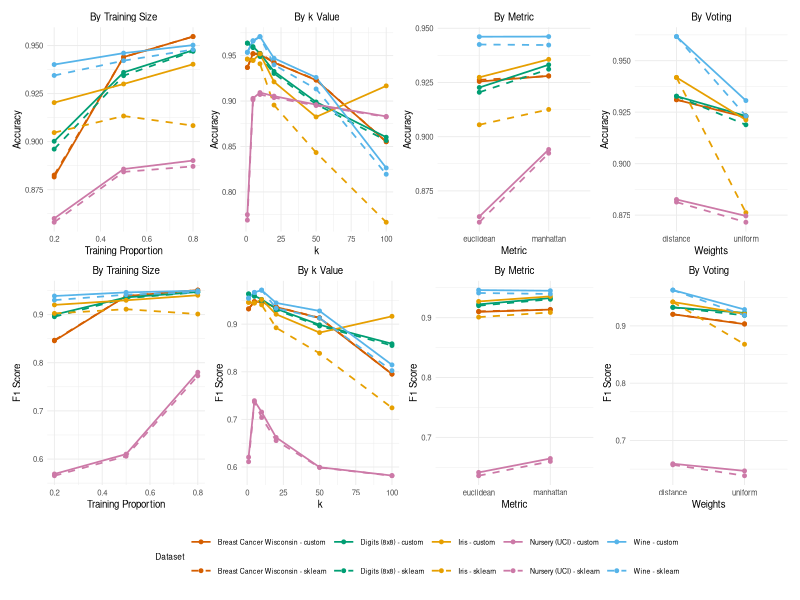
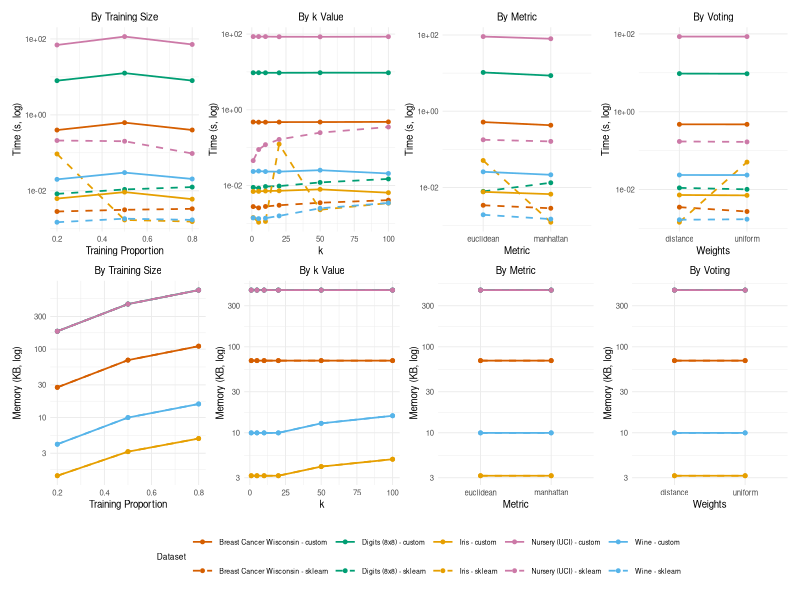
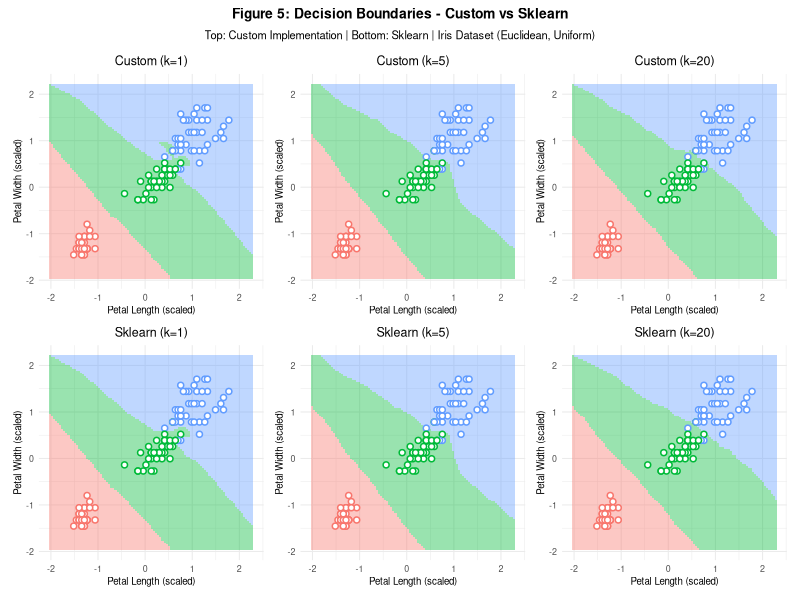

These charts were generated, in order, by the following R code:
## ---- chunk 1
knitr::opts_chunk$set(
	echo = FALSE,
	message = FALSE,
	warning = FALSE
)
library(ggplot2)
library(dplyr)
library(tidyr)

library(scales)
library(patchwork)

theme_set(theme_minimal(base_size = 11))
set.seed(42)

custom_data <- read.csv("customKNN_results.csv")
sklearn_data <- read.csv("sklearnKNN_results.csv")
boundary_data <- read.csv("boundary_data.csv")
training_points <- read.csv("training_points.csv")

all_data <- bind_rows(custom_data, sklearn_data)

#SUMMARY BY DATASET

#here we group all our experiment results by the dataset name
#then we calculate the average for all our metrics (accuracy, precision, recall, etc)
#we use first() for n_samples because its the same value for all rows in each dataset
#at the end we arrange by n_samples so smaller datasets show up first in the table

summary_by_dataset <- all_data %>%
  group_by(dataset_name) %>%
  summarise(
    n_samples = first(n_samples),
    mean_accuracy = mean(accuracy),
    mean_precision = mean(precision),
    mean_recall = mean(recall),
    mean_f1 = mean(f1_score),
    mean_fit_time = mean(fit_time),
    mean_predict_time = mean(predict_time),
    mean_memory_bytes = mean(memory_bytes)
  ) %>%
  arrange(n_samples)

# summary_by_dataset


#SUMMARY BY DATASET AND IMPLEMENTATION

#same idea as above but now we group by two things: dataset AND implementation
#this way we get separate rows for custom and sklearn on each dataset
#makes it easy to compare how our model did vs sklearn on the same data

summary_by_dataset_impl <- all_data %>%
  group_by(dataset_name, implementation) %>%
  summarise(
    n_samples = first(n_samples),
    mean_accuracy = mean(accuracy),
    mean_precision = mean(precision),
    mean_recall = mean(recall),
    mean_f1 = mean(f1_score),
    mean_fit_time = mean(fit_time),
    mean_predict_time = mean(predict_time),
    mean_memory_bytes = mean(memory_bytes)
  ) %>%
  arrange(n_samples, implementation)

# summary_by_dataset_impl


#SUMMARY BY K VALUE

#group all results by k value (1, 5, 10, 20, 50, 100)
#this shows us how changing the number of neighbors affects the results
#we only look at accuracy, f1 and predict time here since those are the main ones we care about

summary_by_k <- all_data %>%
  group_by(k) %>%
  summarise(
    mean_accuracy = mean(accuracy),
    mean_f1 = mean(f1_score),
    mean_predict_time = mean(predict_time)
  )

# summary_by_k


#SUMMARY BY DISTANCE METRIC

#group by distance metric to compare euclidean vs manhattan
#this tells us if one distance calculation method gives better results than the other

summary_by_metric <- all_data %>%
  group_by(metric) %>%
  summarise(
    mean_accuracy = mean(accuracy),
    mean_f1 = mean(f1_score),
    mean_predict_time = mean(predict_time)
  )

# summary_by_metric


#SUMMARY BY VOTING SCHEME

#group by voting type (uniform vs distance)
#uniform means every neighbor counts equally
#distance means closer neighbors have more say in the final prediction

summary_by_weights <- all_data %>%
  group_by(weights) %>%
  summarise(
    mean_accuracy = mean(accuracy),
    mean_f1 = mean(f1_score),
    mean_predict_time = mean(predict_time)
  )

# summary_by_weights


#SUMMARY BY TRAINING SIZE

#group by how much data we used for training (20%, 50%, 80%)
#this shows if giving the model more training data makes it perform better
#we also track memory here because more training data means more memory used

summary_by_train_size <- all_data %>%
  group_by(train_size_ratio) %>%
  summarise(
    mean_accuracy = mean(accuracy),
    mean_f1 = mean(f1_score),
    mean_predict_time = mean(predict_time),
    mean_memory_bytes = mean(memory_bytes)
  )

# summary_by_train_size
## ---- chunk 2
#DATASET SUMMARY TABLE

#this creates a nice summary table showing info about each dataset we used
#we group by dataset name and pull out the number of samples, features, and classes
#first() grabs the first value since these are the same for all rows of each dataset
#rename() changes dataset_name to just "Dataset" so the table looks cleaner
#arrange() sorts by number of samples so small datasets appear first

dataset_summary <- all_data %>%
  group_by(dataset_name) %>%
  summarise(
    Samples = first(n_samples),
    Features = first(n_features),
    Output = first(n_classes)
  ) %>%
  rename(Dataset = dataset_name) %>%
  arrange(Samples)

#manually add a category column to label datasets as Small, Medium, or Large
#we have 5 datasets: Iris and Wine are small, Digits and Breast Cancer are medium, Nursery is large
#the order matches how we arranged them above (by sample size)

dataset_summary$Category <- c("Small", "Small", "Medium", "Medium", "Large")

#kable() from the knitr package makes a nice formatted table for the report
#caption adds a title underneath the table

knitr::kable(dataset_summary, 
             caption = "Summary of datasets used in experiments")
## ---- chunk 3
# SUMMARY BY IMPLEMENTATION

#this table compares our custom model vs sklearn overall
#we group by implementation (custom or sklearn) and calculate the average for each metric
#round() makes the numbers easier to read in the table
#we round accuracy, precision, recall, F1 to 3 decimal places
#fit time gets 6 decimal places because its usually very small numbers
#predict time gets 2 decimal places
#memory we convert from bytes to KB by dividing by 1024, then round to 1 decimal

summary_by_implementation <- all_data %>%
  group_by(implementation) %>%
  summarise(
    Accuracy = round(mean(accuracy), 3),
    Precision = round(mean(precision), 3),
    Recall = round(mean(recall), 3),
    F1 = round(mean(f1_score), 3),
    `Fit Time (s)` = round(mean(fit_time), 6),
    `Predict Time (s)` = round(mean(predict_time), 2),
    `Memory (KB)` = round(mean(memory_bytes) / 1024, 1)
  ) %>%
  rename(Implementation = implementation)

#backticks around column names like `Fit Time (s)` let us use spaces and special characters
#rename() changes implementation to Implementation so it looks nicer in the table

knitr::kable(summary_by_implementation)
## ---- chunk 4
# WILCOXON SIGNED-RANK TESTS

#we use wilcoxon test to check if the differences between custom and sklearn are statistically significant
#its a non-parametric test which means it doesnt assume our data is normally distributed
#paired = TRUE because each custom result has a matching sklearn result from the same experiment
#exact = FALSE because we have ties in our data and exact calculation would fail

#test for accuracy differences
wilcox_accuracy <- wilcox.test(custom_data$accuracy, sklearn_data$accuracy, paired = TRUE, exact = FALSE)

#test for f1 score differences
wilcox_f1 <- wilcox.test(custom_data$f1_score, sklearn_data$f1_score, paired = TRUE, exact = FALSE)

#test for fit time differences
wilcox_fit <- wilcox.test(custom_data$fit_time, sklearn_data$fit_time, paired = TRUE, exact = FALSE)

#test for predict time differences
wilcox_predict <- wilcox.test(custom_data$predict_time, sklearn_data$predict_time, paired = TRUE, exact = FALSE)

#test for memory usage differences
wilcox_memory <- wilcox.test(custom_data$memory_bytes, sklearn_data$memory_bytes, paired = TRUE, exact = FALSE)


# WILCOXON RESULTS TABLE

#now we put all the test results into one nice table
#tibble() from dplyr creates a data frame
#we pull out the W statistic and p-value from each test result using $statistic and $p.value
#round the W statistic to whole numbers since it doesnt need decimals
#ifelse() checks if p-value is less than 0.05 and marks it as significant or not

wilcox_results <- tibble(
  Metric = c("Accuracy", "F1 Score", "Fit Time", "Predict Time", "Memory"),
  `W Statistic` = round(c(
    wilcox_accuracy$statistic,
    wilcox_f1$statistic,
    wilcox_fit$statistic,
    wilcox_predict$statistic,
    wilcox_memory$statistic
  ), 0),
  `p-value` = c(
    wilcox_accuracy$p.value,
    wilcox_f1$p.value,
    wilcox_fit$p.value,
    wilcox_predict$p.value,
    wilcox_memory$p.value
  ),
  Significant = ifelse(`p-value` < 0.05, "Yes", "No")
)

knitr::kable(wilcox_results)
## ---- chunk 5
#MULTIPLE LINEAR REGRESSION MODELS

#here we fit 7 regression models to understand what factors affect each metric
#lm() is the linear model function from base R
#the formula works like: outcome ~ predictor1 + predictor2 + ...
#we use implementation, k, metric, weights, train_size_ratio as predictors
#also include dataset characteristics like n_samples, n_features, n_classes, and dataset_name
#this tells us which factors actually matter for each outcome


#MODEL 1: ACCURACY
#this model predicts accuracy based on all our experiment settings
#summary() gives us the full regression output with coefficients and p-values
accuracy_model <- lm(
  accuracy ~ implementation + k + metric + weights + train_size_ratio +
    n_samples + n_features + n_classes + dataset_name,
  data = all_data
)
accuracy_summary <- summary(accuracy_model)


#MODEL 2: PRECISION
precision_model <- lm(
  precision ~ implementation + k + metric + weights + train_size_ratio +
    n_samples + n_features + n_classes + dataset_name,
  data = all_data
)
precision_summary <- summary(precision_model)


#MODEL 3: RECALL
recall_model <- lm(
  recall ~ implementation + k + metric + weights + train_size_ratio +
    n_samples + n_features + n_classes + dataset_name,
  data = all_data
)
recall_summary <- summary(recall_model)


# MODEL 4: F1 SCORE
f1_model <- lm(
  f1_score ~ implementation + k + metric + weights + train_size_ratio +
    n_samples + n_features + n_classes + dataset_name,
  data = all_data
)
f1_summary <- summary(f1_model)


# MODEL 5: PREDICT TIME
#this one is important because we expect implementation to matter a lot here
#our custom model is much slower than sklearn
predict_time_model <- lm(
  predict_time ~ implementation + k + metric + weights + train_size_ratio +
    n_samples + n_features + n_classes + dataset_name,
  data = all_data
)
predict_summary <- summary(predict_time_model)


# MODEL 6: FIT TIME
fit_time_model <- lm(
  fit_time ~ implementation + k + metric + weights + train_size_ratio +
    n_samples + n_features + n_classes + dataset_name,
  data = all_data
)
fit_summary <- summary(fit_time_model)


# MODEL 7: MEMORY
memory_model <- lm(
  memory_bytes ~ implementation + k + metric + weights + train_size_ratio +
    n_samples + n_features + n_classes + dataset_name,
  data = all_data
)
memory_summary <- summary(memory_model)


# EXTRACT KEY VALUES FOR INLINE REPORTING
#pull out some important numbers we want to mention in the report text
#adj.r.squared tells us how much of the variance our model explains (0 to 1)
#coef() gets the coefficient for a specific predictor
acc_r2 <- round(accuracy_summary$adj.r.squared, 2)
pred_r2 <- round(predict_summary$adj.r.squared, 2)
impl_coef_predict <- round(coef(predict_time_model)["implementationsklearn"], 2)


# REGRESSION SUMMARY TABLE
#put all the key results into one table for the report
#R² shows how well each model fits (higher is better)
#we manually note which models had significant implementation effects
#also list the main predictors that mattered for each outcome
regression_summary <- tibble(
  Outcome = c("Accuracy", "Precision", "Recall", "F1 Score", 
              "Predict Time", "Fit Time", "Memory"),
  `R²` = c(
    round(accuracy_summary$adj.r.squared, 2),
    round(precision_summary$adj.r.squared, 2),
    round(recall_summary$adj.r.squared, 2),
    round(f1_summary$adj.r.squared, 2),
    round(predict_summary$adj.r.squared, 2),
    round(fit_summary$adj.r.squared, 2),
    round(memory_summary$adj.r.squared, 2)
  ),
  `Implementation Significant?` = c("No", "No", "No", "No", "Yes", "Yes", "No"),
  `Key Predictors` = c(
    "k, train size",
    "k, train size",
    "k, train size",
    "k, train size",
    "Implementation, n_samples",
    "Implementation, n_samples",
    "n_samples, train size"
  )
)

knitr::kable(regression_summary)
## ---- chunk 6
# SETUP FOR PLOTTING

#here we add some new columns to our data that we need for making plots
#mutate() from dplyr lets us create new columns
#paste() combines text together - we use it to make labels like "Iris - custom"
#total_time adds fit and predict time together since we often want to show total computation time
#memory_kb converts bytes to kilobytes by dividing by 1024 (easier to read)

all_data <- all_data %>%
  mutate(
    dataset_impl = paste(dataset_name, "-", implementation),
    total_time = fit_time + predict_time,
    memory_kb = memory_bytes / 1024
  )


# COLOR PALETTE FOR DATASETS

#we set up colors so each dataset has its own color in the plots
#both custom and sklearn for the same dataset get the same color
#this way you can tell datasets apart by color
#the hex codes like "#E69F00" are specific colors (this one is orange)

dataset_colors <- c(
  "Iris - custom" = "#E69F00", "Iris - sklearn" = "#E69F00",
  "Wine - custom" = "#56B4E9", "Wine - sklearn" = "#56B4E9",
  "Digits (8x8) - custom" = "#009E73", "Digits (8x8) - sklearn" = "#009E73",
  "Breast Cancer Wisconsin - custom" = "#D55E00", "Breast Cancer Wisconsin - sklearn" = "#D55E00",
  "Nursery (UCI) - custom" = "#CC79A7", "Nursery (UCI) - sklearn" = "#CC79A7"
)


# LINE TYPES FOR IMPLEMENTATION

#to tell custom vs sklearn apart we use different line styles
#solid lines for our custom implementation
#dashed lines for sklearn
#combined with colors above: same color = same dataset, line style = which model

dataset_linetypes <- c(
  "Iris - custom" = "solid", "Iris - sklearn" = "dashed",
  "Wine - custom" = "solid", "Wine - sklearn" = "dashed",
  "Digits (8x8) - custom" = "solid", "Digits (8x8) - sklearn" = "dashed",
  "Breast Cancer Wisconsin - custom" = "solid", "Breast Cancer Wisconsin - sklearn" = "dashed",
  "Nursery (UCI) - custom" = "solid", "Nursery (UCI) - sklearn" = "dashed"
)
## ---- chunk 7
# ACCURACY PLOTS

#we create 4 separate plots showing how accuracy changes with different settings
#each plot groups data and calculates mean accuracy, then plots it as lines with points
#ggplot() from ggplot2 is the main plotting function
#aes() sets up what goes on x axis, y axis, and how to color/style the lines


# PLOT 1: ACCURACY BY TRAINING SIZE
#shows how accuracy changes as we use more training data (20%, 50%, 80%)
#group_by() groups the data so we get one mean value per combination
#geom_line() draws the lines, geom_point() adds dots at each data point
#scale_color_manual() and scale_linetype_manual() apply our custom colors and line styles
#labs() sets the title and axis labels
#theme_minimal() gives a clean look, we set base_size = 7 to make text smaller
#legend.position = "none" hides the legend since we show it in the combined figure
p_acc_train <- all_data %>%
  group_by(dataset_name, implementation, dataset_impl, train_size_ratio) %>%
  summarise(mean_val = mean(accuracy)) %>%
  ggplot(aes(x = train_size_ratio, y = mean_val, color = dataset_impl, linetype = dataset_impl)) +
  geom_line(linewidth = 0.6) + geom_point(size = 1) +
  scale_color_manual(values = dataset_colors, name = "Dataset") +
  scale_linetype_manual(values = dataset_linetypes, name = "Dataset") +
  labs(title = "By Training Size", x = "Training Proportion", y = "Accuracy") +
  theme_minimal(base_size = 7) + theme(plot.title = element_text(hjust = 0.5, size = 7), legend.position = "none")


# PLOT 2: ACCURACY BY K VALUE
#shows how accuracy changes as we increase the number of neighbors
#same structure as above but x axis is now k value
p_acc_k <- all_data %>%
  group_by(dataset_name, implementation, dataset_impl, k) %>%
  summarise(mean_val = mean(accuracy)) %>%
  ggplot(aes(x = k, y = mean_val, color = dataset_impl, linetype = dataset_impl)) +
  geom_line(linewidth = 0.6) + geom_point(size = 1) +
  scale_color_manual(values = dataset_colors, name = "Dataset") +
  scale_linetype_manual(values = dataset_linetypes, name = "Dataset") +
  labs(title = "By k Value", x = "k", y = "Accuracy") +
  theme_minimal(base_size = 7) + theme(plot.title = element_text(hjust = 0.5, size = 7), legend.position = "none")


# PLOT 3: ACCURACY BY DISTANCE METRIC
#shows accuracy for euclidean vs manhattan distance
#we add group = dataset_impl because metric is categorical (not numeric)
#without group ggplot wouldnt know how to connect the points with lines
p_acc_metric <- all_data %>%
  group_by(dataset_name, implementation, dataset_impl, metric) %>%
  summarise(mean_val = mean(accuracy)) %>%
  ggplot(aes(x = metric, y = mean_val, color = dataset_impl, linetype = dataset_impl, group = dataset_impl)) +
  geom_line(linewidth = 0.6) + geom_point(size = 1) +
  scale_color_manual(values = dataset_colors, name = "Dataset") +
  scale_linetype_manual(values = dataset_linetypes, name = "Dataset") +
  labs(title = "By Metric", x = "Metric", y = "Accuracy") +
  theme_minimal(base_size = 7) + theme(plot.title = element_text(hjust = 0.5, size = 7), legend.position = "none")


# PLOT 4: ACCURACY BY VOTING SCHEME
#shows accuracy for uniform vs distance-weighted voting
#same structure as the metric plot
p_acc_weights <- all_data %>%
  group_by(dataset_name, implementation, dataset_impl, weights) %>%
  summarise(mean_val = mean(accuracy)) %>%
  ggplot(aes(x = weights, y = mean_val, color = dataset_impl, linetype = dataset_impl, group = dataset_impl)) +
  geom_line(linewidth = 0.6) + geom_point(size = 1) +
  scale_color_manual(values = dataset_colors, name = "Dataset") +
  scale_linetype_manual(values = dataset_linetypes, name = "Dataset") +
  labs(title = "By Voting", x = "Weights", y = "Accuracy") +
  theme_minimal(base_size = 7) + theme(plot.title = element_text(hjust = 0.5, size = 7), legend.position = "none")


# COMBINE ALL 4 PLOTS INTO FIGURE 1
#the | operator from patchwork package puts plots side by side
#plot_annotation() adds a main title and subtitle for the whole figure
#this creates one figure with 4 panels showing accuracy from different angles
fig_1 <- (p_acc_train | p_acc_k | p_acc_metric | p_acc_weights) +
  plot_annotation(title = "Figure 1: Accuracy Comparison",
                  subtitle = "Solid = Custom | Dashed = Sklearn",
                  theme = theme(plot.title = element_text(size = 9, face = "bold"),
                                plot.subtitle = element_text(size = 7)))
## ---- chunk 8
# F1 SCORE PLOTS

#same structure as the accuracy plots but now we look at F1 score
#F1 is the harmonic mean of precision and recall - useful when classes are imbalanced


# PLOT 1: F1 BY TRAINING SIZE

p_f1_train <- all_data %>%
  group_by(dataset_name, implementation, dataset_impl, train_size_ratio) %>%
  summarise(mean_val = mean(f1_score)) %>%
  ggplot(aes(x = train_size_ratio, y = mean_val, color = dataset_impl, linetype = dataset_impl)) +
  geom_line(linewidth = 0.6) + geom_point(size = 1) +
  scale_color_manual(values = dataset_colors, name = "Dataset") +
  scale_linetype_manual(values = dataset_linetypes, name = "Dataset") +
  labs(title = "By Training Size", x = "Training Proportion", y = "F1 Score") +
  theme_minimal(base_size = 7) + theme(plot.title = element_text(hjust = 0.5, size = 7), legend.position = "none")


# PLOT 2: F1 BY K VALUE

p_f1_k <- all_data %>%
  group_by(dataset_name, implementation, dataset_impl, k) %>%
  summarise(mean_val = mean(f1_score)) %>%
  ggplot(aes(x = k, y = mean_val, color = dataset_impl, linetype = dataset_impl)) +
  geom_line(linewidth = 0.6) + geom_point(size = 1) +
  scale_color_manual(values = dataset_colors, name = "Dataset") +
  scale_linetype_manual(values = dataset_linetypes, name = "Dataset") +
  labs(title = "By k Value", x = "k", y = "F1 Score") +
  theme_minimal(base_size = 7) + theme(plot.title = element_text(hjust = 0.5, size = 7), legend.position = "none")


# PLOT 3: F1 BY DISTANCE METRIC

p_f1_metric <- all_data %>%
  group_by(dataset_name, implementation, dataset_impl, metric) %>%
  summarise(mean_val = mean(f1_score)) %>%
  ggplot(aes(x = metric, y = mean_val, color = dataset_impl, linetype = dataset_impl, group = dataset_impl)) +
  geom_line(linewidth = 0.6) + geom_point(size = 1) +
  scale_color_manual(values = dataset_colors, name = "Dataset") +
  scale_linetype_manual(values = dataset_linetypes, name = "Dataset") +
  labs(title = "By Metric", x = "Metric", y = "F1 Score") +
  theme_minimal(base_size = 7) + theme(plot.title = element_text(hjust = 0.5, size = 7), legend.position = "none")


# PLOT 4: F1 BY VOTING SCHEME

#notice this one doesnt have legend.position = "none"
#thats because we want to keep the legend for the combined figure

p_f1_weights <- all_data %>%
  group_by(dataset_name, implementation, dataset_impl, weights) %>%
  summarise(mean_val = mean(f1_score)) %>%
  ggplot(aes(x = weights, y = mean_val, color = dataset_impl, linetype = dataset_impl, group = dataset_impl)) +
  geom_line(linewidth = 0.6) + geom_point(size = 1) +
  scale_color_manual(values = dataset_colors, name = "Dataset") +
  scale_linetype_manual(values = dataset_linetypes, name = "Dataset") +
  labs(title = "By Voting", x = "Weights", y = "F1 Score") +
  theme_minimal(base_size = 7) + theme(plot.title = element_text(hjust = 0.5, size = 7))


# COMBINE ALL 4 PLOTS INTO FIGURE 2

#plot_layout(guides = "collect") from patchwork collects all legends into one shared legend
#the & operator applies theme settings to ALL plots in the arrangement
#legend.position = "bottom" puts the shared legend at the bottom
#we make legend text small (size 5 and 6) so it fits nicely

fig_2 <- (p_f1_train | p_f1_k | p_f1_metric | p_f1_weights) +
  plot_layout(guides = "collect") +
  plot_annotation(title = "Figure 2: F1 Score Comparison",
                  subtitle = "Solid = Custom | Dashed = Sklearn",
                  theme = theme(plot.title = element_text(size = 9, face = "bold"),
                                plot.subtitle = element_text(size = 7))) &
  theme(legend.position = "bottom", legend.text = element_text(size = 5),
        legend.title = element_text(size = 6))


# COMBINE FIGURE 1 AND FIGURE 2 ON ONE PAGE

#the / operator from patchwork stacks plots vertically
#so fig_1 goes on top and fig_2 goes below
#this puts all 8 accuracy and F1 plots on one page

fig_1 / fig_2
## ---- chunk 9
# COMPUTATIONAL TIME PLOTS

#these plots show how long the models take to run
#we use total_time which is fit_time + predict_time combined
#important: we use scale_y_log10() because sklearn is SO much faster than our custom model
#without log scale the sklearn lines would be invisible (too close to zero)


# PLOT 1: TIME BY TRAINING SIZE

#shows how computation time changes as we use more training data
#more training data = more distance calculations = more time
#group_by() groups data so we get one mean value per combination
#mean(total_time) calculates average total time for each group

p_time_train <- all_data %>%
  group_by(dataset_name, implementation, dataset_impl, train_size_ratio) %>%
  summarise(mean_val = mean(total_time)) %>%
  ggplot(aes(x = train_size_ratio, y = mean_val, color = dataset_impl, linetype = dataset_impl)) +
  geom_line(linewidth = 0.6) + geom_point(size = 1) + scale_y_log10() +
  scale_color_manual(values = dataset_colors, name = "Dataset") +
  scale_linetype_manual(values = dataset_linetypes, name = "Dataset") +
  labs(title = "By Training Size", x = "Training Proportion", y = "Time (s, log)") +
  theme_minimal(base_size = 7) + theme(plot.title = element_text(hjust = 0.5, size = 7), legend.position = "none")


# PLOT 2: TIME BY K VALUE

#shows how computation time changes with different k values
#k value shouldnt affect time much since we calculate distances to ALL points anyway
#the expensive part is distance calculation not neighbor selection

p_time_k <- all_data %>%
  group_by(dataset_name, implementation, dataset_impl, k) %>%
  summarise(mean_val = mean(total_time)) %>%
  ggplot(aes(x = k, y = mean_val, color = dataset_impl, linetype = dataset_impl)) +
  geom_line(linewidth = 0.6) + geom_point(size = 1) + scale_y_log10() +
  scale_color_manual(values = dataset_colors, name = "Dataset") +
  scale_linetype_manual(values = dataset_linetypes, name = "Dataset") +
  labs(title = "By k Value", x = "k", y = "Time (s, log)") +
  theme_minimal(base_size = 7) + theme(plot.title = element_text(hjust = 0.5, size = 7), legend.position = "none")


# PLOT 3: TIME BY DISTANCE METRIC

#shows if euclidean or manhattan distance is faster
#both should be similar since they do the same number of operations
#group = dataset_impl is needed because metric is categorical not numeric

p_time_metric <- all_data %>%
  group_by(dataset_name, implementation, dataset_impl, metric) %>%
  summarise(mean_val = mean(total_time)) %>%
  ggplot(aes(x = metric, y = mean_val, color = dataset_impl, linetype = dataset_impl, group = dataset_impl)) +
  geom_line(linewidth = 0.6) + geom_point(size = 1) + scale_y_log10() +
  scale_color_manual(values = dataset_colors, name = "Dataset") +
  scale_linetype_manual(values = dataset_linetypes, name = "Dataset") +
  labs(title = "By Metric", x = "Metric", y = "Time (s, log)") +
  theme_minimal(base_size = 7) + theme(plot.title = element_text(hjust = 0.5, size = 7), legend.position = "none")


# PLOT 4: TIME BY VOTING SCHEME

#shows if uniform or distance voting is faster
#both should be similar since voting is a tiny part of the total work
#the main time cost is calculating distances not counting votes

p_time_weights <- all_data %>%
  group_by(dataset_name, implementation, dataset_impl, weights) %>%
  summarise(mean_val = mean(total_time)) %>%
  ggplot(aes(x = weights, y = mean_val, color = dataset_impl, linetype = dataset_impl, group = dataset_impl)) +
  geom_line(linewidth = 0.6) + geom_point(size = 1) + scale_y_log10() +
  scale_color_manual(values = dataset_colors, name = "Dataset") +
  scale_linetype_manual(values = dataset_linetypes, name = "Dataset") +
  labs(title = "By Voting", x = "Weights", y = "Time (s, log)") +
  theme_minimal(base_size = 7) + theme(plot.title = element_text(hjust = 0.5, size = 7), legend.position = "none")


# COMBINE ALL 4 PLOTS INTO FIGURE 3

#the | operator puts plots side by side
#plot_annotation() adds a main title and subtitle
#subtitle mentions log scale so readers know the y-axis is not linear

fig_3 <- (p_time_train | p_time_k | p_time_metric | p_time_weights) +
  plot_annotation(title = "Figure 3: Computational Time Comparison",
                  subtitle = "Solid = Custom | Dashed = Sklearn | Log Scale",
                  theme = theme(plot.title = element_text(size = 9, face = "bold"),
                                plot.subtitle = element_text(size = 7)))


## ---- chunk 10
# MEMORY USAGE PLOTS

#these plots show how much memory each model uses to store training data
#we use median() instead of mean() because memory values can have outliers
#also using log scale here because memory varies a lot between small and large datasets


# PLOT 1: MEMORY BY TRAINING SIZE

#this is the most interesting one - more training data means more memory needed
#KNN stores ALL training points so memory grows with training size
#median(memory_kb) gets the middle value to avoid outlier effects

p_mem_train <- all_data %>%
  group_by(dataset_name, implementation, dataset_impl, train_size_ratio) %>%
  summarise(mean_val = median(memory_kb)) %>%
  ggplot(aes(x = train_size_ratio, y = mean_val, color = dataset_impl, linetype = dataset_impl)) +
  geom_line(linewidth = 0.6) + geom_point(size = 1) + scale_y_log10() +
  scale_color_manual(values = dataset_colors, name = "Dataset") +
  scale_linetype_manual(values = dataset_linetypes, name = "Dataset") +
  labs(title = "By Training Size", x = "Training Proportion", y = "Memory (KB, log)") +
  theme_minimal(base_size = 7) + theme(plot.title = element_text(hjust = 0.5, size = 7), legend.position = "none")


# PLOT 2: MEMORY BY K VALUE

#k shouldnt affect memory at all since KNN stores all training data regardless of k
#whether we look at 1 neighbor or 100 neighbors we still store the same data
#these lines should be flat

p_mem_k <- all_data %>%
  group_by(dataset_name, implementation, dataset_impl, k) %>%
  summarise(mean_val = median(memory_kb)) %>%
  ggplot(aes(x = k, y = mean_val, color = dataset_impl, linetype = dataset_impl)) +
  geom_line(linewidth = 0.6) + geom_point(size = 1) + scale_y_log10() +
  scale_color_manual(values = dataset_colors, name = "Dataset") +
  scale_linetype_manual(values = dataset_linetypes, name = "Dataset") +
  labs(title = "By k Value", x = "k", y = "Memory (KB, log)") +
  theme_minimal(base_size = 7) + theme(plot.title = element_text(hjust = 0.5, size = 7), legend.position = "none")


# PLOT 3: MEMORY BY DISTANCE METRIC

#distance metric shouldnt affect memory either
#we store the same training data whether we use euclidean or manhattan
#these lines should also be flat

p_mem_metric <- all_data %>%
  group_by(dataset_name, implementation, dataset_impl, metric) %>%
  summarise(mean_val = median(memory_kb)) %>%
  ggplot(aes(x = metric, y = mean_val, color = dataset_impl, linetype = dataset_impl, group = dataset_impl)) +
  geom_line(linewidth = 0.6) + geom_point(size = 1) + scale_y_log10() +
  scale_color_manual(values = dataset_colors, name = "Dataset") +
  scale_linetype_manual(values = dataset_linetypes, name = "Dataset") +
  labs(title = "By Metric", x = "Metric", y = "Memory (KB, log)") +
  theme_minimal(base_size = 7) + theme(plot.title = element_text(hjust = 0.5, size = 7), legend.position = "none")


# PLOT 4: MEMORY BY VOTING SCHEME

#voting scheme also shouldnt affect memory
#uniform vs distance voting doesnt change what data we store
#this plot keeps the legend since its the last one before combining

p_mem_weights <- all_data %>%
  group_by(dataset_name, implementation, dataset_impl, weights) %>%
  summarise(mean_val = median(memory_kb)) %>%
  ggplot(aes(x = weights, y = mean_val, color = dataset_impl, linetype = dataset_impl, group = dataset_impl)) +
  geom_line(linewidth = 0.6) + geom_point(size = 1) + scale_y_log10() +
  scale_color_manual(values = dataset_colors, name = "Dataset") +
  scale_linetype_manual(values = dataset_linetypes, name = "Dataset") +
  labs(title = "By Voting", x = "Weights", y = "Memory (KB, log)") +
  theme_minimal(base_size = 7) + theme(plot.title = element_text(hjust = 0.5, size = 7))


# COMBINE ALL 4 PLOTS INTO FIGURE 4

#same setup as figure 2 - collect all legends into one shared legend at bottom
#plot_layout(guides = "collect") merges the legends
#the & operator applies the legend settings to ALL plots

fig_4 <- (p_mem_train | p_mem_k | p_mem_metric | p_mem_weights) +
  plot_layout(guides = "collect") +
  plot_annotation(title = "Figure 4: Memory Usage Comparison",
                  subtitle = "Solid = Custom | Dashed = Sklearn | Log Scale",
                  theme = theme(plot.title = element_text(size = 9, face = "bold"),
                                plot.subtitle = element_text(size = 7))) &
  theme(legend.position = "bottom", legend.text = element_text(size = 5),
        legend.title = element_text(size = 6))

fig_3 / fig_4
## ---- chunk 11
# DECISION BOUNDARY VISUALIZATION

#load the boundary data we created in Python
#boundary_data has predictions for every point in a grid
#training_points has the actual iris data points to overlay on top
#show_col_types = FALSE just stops read_csv from printing column type messages

#boundary_data <- read.csv("boundary_data.csv")
#training_points <- read.csv("training_points.csv")


# COLORS AND LABELS FOR SPECIES

#iris has 3 species coded as 0, 1, 2 in our data
#we set up colors and readable labels for each one
#these will be used for both the background fill and the data points

species_colors <- c("0" = "#F8766D", "1" = "#00BA38", "2" = "#619CFF")
species_labels <- c("0" = "Setosa", "1" = "Versicolor", "2" = "Virginica")


# FUNCTION TO CREATE A SINGLE DECISION BOUNDARY PLOT

#we make a reusable function since we need 6 similar plots (3 k values x 2 implementations)
#k_val is which k value to show (1, 5, or 20)
#impl is "Custom" or "Sklearn" to pick which predictions to use

plot_boundary <- function(k_val, impl) {
  
  #pick the right prediction column based on implementation
  #if Custom use custom_pred column, if Sklearn use sklearn_pred column
  pred_col <- if (impl == "Custom") "custom_pred" else "sklearn_pred"
  
  #filter boundary data to just the k value we want
  #.data[[pred_col]] is a way to use a variable as a column name in dplyr
  #we convert predictions to factor so ggplot treats them as categories
  grid_data <- boundary_data %>%
    filter(k == k_val) %>%
    mutate(prediction = factor(.data[[pred_col]]))
  
  #prepare the training points - just convert true_label to factor
  points_data <- training_points %>%
    mutate(Species = factor(true_label))
  
  #build the plot
  #geom_tile() creates the colored background grid showing predictions
  #alpha = 0.4 makes it semi-transparent so its not too intense
  #geom_point() adds the actual data points on top
  #shape = 21 is a circle with border, fill = "white" makes inside white
  #stroke = 0.8 controls the border thickness
  #scale_fill_manual() colors the background tiles
  #scale_color_manual() colors the point borders
  
  ggplot() +
    geom_tile(data = grid_data,
              aes(x = x, y = y, fill = prediction), alpha = 0.4) +
    geom_point(data = points_data,
               aes(x = x, y = y, color = Species),
               size = 1.5, shape = 21, fill = "white", stroke = 0.8) +
    scale_fill_manual(values = species_colors, labels = species_labels, name = "Predicted") +
    scale_color_manual(values = species_colors, labels = species_labels, name = "Actual") +
    labs(title = paste0(impl, " (k=", k_val, ")"),
         x = "Petal Length (scaled)",
         y = "Petal Width (scaled)") +
    theme_minimal(base_size = 8) +
    theme(plot.title = element_text(hjust = 0.5, size = 9),
          legend.position = "none",
          axis.title = element_text(size = 7))
}


# CREATE ALL 6 PLOTS

#3 plots for custom implementation with k = 1, 5, 20
p_custom_k1 <- plot_boundary(1, "Custom")
p_custom_k5 <- plot_boundary(5, "Custom")
p_custom_k20 <- plot_boundary(20, "Custom")

#3 plots for sklearn implementation with same k values
p_sklearn_k1 <- plot_boundary(1, "Sklearn")
p_sklearn_k5 <- plot_boundary(5, "Sklearn")
p_sklearn_k20 <- plot_boundary(20, "Sklearn")


# COMBINE INTO SINGLE FIGURE

#arrange as 2 rows x 3 columns
#top row is custom, bottom row is sklearn
#| puts plots side by side, / stacks them vertically
#this lets us compare custom vs sklearn at each k value by looking up and down

(p_custom_k1 | p_custom_k5 | p_custom_k20) /
(p_sklearn_k1 | p_sklearn_k5 | p_sklearn_k20) +
  plot_annotation(
    title = "Figure 5: Decision Boundaries - Custom vs Sklearn",
    subtitle = "Top: Custom Implementation | Bottom: Sklearn | Iris Dataset (Euclidean, Uniform)",
    theme = theme(plot.title = element_text(size = 10, face = "bold", hjust = 0.5),
                  plot.subtitle = element_text(size = 8, hjust = 0.5))
  )
